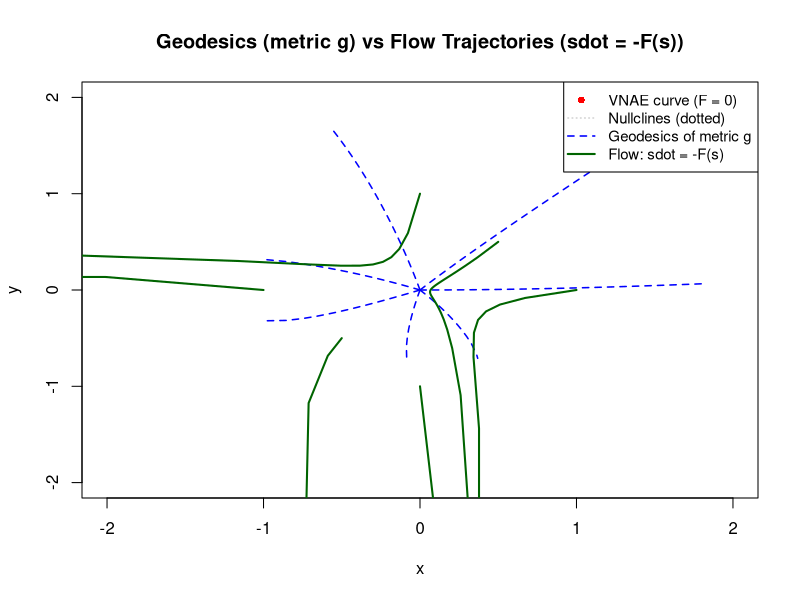

This chart was generated by the following R code:
# =============================================================================
# Geodesics and Flow Trajectories for the VNAE Model (Nonlinear Cubic Version)
# Supplementary Material: Riemannian Manifolds of Asymmetric Equilibria: Complete Geometric Structure and Curvature Signatures 
# =============================================================================
# INSTRUCTIONS: Change only the values in the "PARAMETERS" section below.
# =============================================================================

library(deSolve)

# =============================================================================
# PARAMETERS - CHANGE ONLY THESE VALUES
# =============================================================================

# Structural parameters
omega_A <- 1.0
omega_B <- 1.0
theta_A <- 4.0
theta_B <- 6.0
beta    <- 0.1

# Domain limits for plots
x_min <- -2.0
x_max <-  2.0
y_min <- -2.0
y_max <-  2.0

# =============================================================================
# DO NOT CHANGE ANYTHING BELOW THIS LINE
# =============================================================================

# -----------------------------------------------------------------------------
# Define the metric and its derivatives (via functions)
# -----------------------------------------------------------------------------
# Hessian components (depends on x,y)
H_xx <- function(x, y) 2 * x * (1 + theta_A)
H_yy <- function(x, y) 2 * y * (1 + theta_B)
H_xy <- function(x, y) 1

# Metric components
g11 <- function(x, y) 1 + beta * H_xx(x, y)
g12 <- function(x, y) beta * H_xy(x, y)
g22 <- function(x, y) 1 + beta * H_yy(x, y)

# Metric matrix as a function
metric <- function(x, y) {
  matrix(c(g11(x, y), g12(x, y), g12(x, y), g22(x, y)), nrow = 2, ncol = 2)
}

# Inverse metric
inverse_metric <- function(x, y) {
  solve(metric(x, y))
}

# -----------------------------------------------------------------------------
# Christoffel symbols via finite differences
# -----------------------------------------------------------------------------
christoffel <- function(x, y, h = 1e-5) {
  # Metric at nearby points
  g_x_plus  <- metric(x + h, y)
  g_x_minus <- metric(x - h, y)
  g_y_plus  <- metric(x, y + h)
  g_y_minus <- metric(x, y - h)
  
  dg_dx <- (g_x_plus - g_x_minus) / (2 * h)
  dg_dy <- (g_y_plus - g_y_minus) / (2 * h)
  
  # Christoffel symbols of the first kind: Γ_{kij}
  Gamma_kij <- array(0, dim = c(2, 2, 2))  # indices: k, i, j
  for (i in 1:2) {
    for (j in 1:2) {
      for (k in 1:2) {
        # dg_{ik}/dx_j
        dg_ik_dxj <- if (j == 1) dg_dx[i, k] else dg_dy[i, k]
        
        # dg_{jk}/dx_i
        dg_jk_dxi <- if (i == 1) dg_dx[j, k] else dg_dy[j, k]
        
        # dg_{ij}/dx_k
        dg_ij_dxk <- if (k == 1) dg_dx[i, j] else dg_dy[i, j]
        
        Gamma_kij[k, i, j] <- 0.5 * (dg_ik_dxj + dg_jk_dxi - dg_ij_dxk)
      }
    }
  }
  
  # Raise index to get Γ^m_{ij}
  g_inv <- inverse_metric(x, y)
  Gamma_mij <- array(0, dim = c(2, 2, 2))
  for (m in 1:2) {
    for (i in 1:2) {
      for (j in 1:2) {
        Gamma_mij[m, i, j] <- sum(g_inv[m, ] * Gamma_kij[, i, j])
      }
    }
  }
  return(Gamma_mij)
}

# -----------------------------------------------------------------------------
# Geodesic equations
# -----------------------------------------------------------------------------
geodesic_eq <- function(t, state, pars) {
  x <- state[1]
  y <- state[2]
  u <- state[3]  # dx/dt
  v <- state[4]  # dy/dt
  
  Gamma <- christoffel(x, y)
  
  du <- - (Gamma[1, 1, 1] * u^2 + 2 * Gamma[1, 1, 2] * u * v + Gamma[1, 2, 2] * v^2)
  dv <- - (Gamma[2, 1, 1] * u^2 + 2 * Gamma[2, 1, 2] * u * v + Gamma[2, 2, 2] * v^2)
  
  return(list(c(u, v, du, dv)))
}

# -----------------------------------------------------------------------------
# Flow equations: sdot = -F(s)
# -----------------------------------------------------------------------------
flow_eq <- function(t, state, pars) {
  x <- state[1]
  y <- state[2]
  dx <- -((omega_A + theta_A) * x^2 + omega_A * y)
  dy <- -((omega_B + theta_B) * y^2 + omega_B * x)
  return(list(c(dx, dy)))
}

# -----------------------------------------------------------------------------
# Find points on the VNAE manifold (equilibria)
# -----------------------------------------------------------------------------
# The manifold is defined by F=0. We'll sample and find points satisfying both.
find_vnae_points <- function(res = 200, tol = 1e-3) {
  x_vals <- seq(x_min, x_max, length.out = res)
  y_vals <- seq(y_min, y_max, length.out = res)
  points <- list()
  for (x in x_vals) {
    for (y in y_vals) {
      if (abs(F_x(x, y)) < tol && abs(F_y(x, y)) < tol) {
        points <- append(points, list(c(x, y)))
      }
    }
  }
  if (length(points) == 0) return(data.frame(x = numeric(0), y = numeric(0)))
  do.call(rbind, points)
}

# F functions (for convenience)
F_x <- function(x, y) (omega_A + theta_A) * x^2 + omega_A * y
F_y <- function(x, y) (omega_B + theta_B) * y^2 + omega_B * x

# -----------------------------------------------------------------------------
# Plotting
# -----------------------------------------------------------------------------
# Plot setup
plot(NA, xlim = c(x_min, x_max), ylim = c(y_min, y_max),
     xlab = "x", ylab = "y",
     main = "Geodesics (metric g) vs Flow Trajectories (sdot = -F(s))")

# 1. VNAE curve (equilibrium set) - plot points
vnae_pts <- find_vnae_points()
if (nrow(vnae_pts) > 0) {
  points(vnae_pts, col = "red", pch = 16, cex = 0.5)
  # Optionally, add a line if points are dense enough; but here we'll just plot points.
  # For better visualization, we can also plot the two nullclines as thin lines:
  x_seq <- seq(x_min, x_max, length.out = 200)
  y_null1 <- -((omega_A + theta_A)/omega_A) * x_seq^2
  lines(x_seq, y_null1, col = "pink", lty = 3, lwd = 1)
  y_seq <- seq(y_min, y_max, length.out = 200)
  x_null2 <- -((omega_B + theta_B)/omega_B) * y_seq^2
  lines(x_null2, y_seq, col = "lightgreen", lty = 3, lwd = 1)
}

# 2. Geodesics from the origin in different directions
angles <- seq(0, 2 * pi, length.out = 8)[-8]  # 7 angles
for (angle in angles) {
  u0 <- 0.5 * cos(angle)
  v0 <- 0.5 * sin(angle)
  # Solve geodesic from (0,0) with initial velocity (u0,v0)
  sol_geo <- try(ode(y = c(0, 0, u0, v0), times = seq(0, 5, by = 0.1),
                     func = geodesic_eq, parms = NULL), silent = TRUE)
  if (!inherits(sol_geo, "try-error")) {
    lines(sol_geo[, 2], sol_geo[, 3], col = "blue", lty = 2, lwd = 1.5)
  }
}

# 3. Flow trajectories from different initial points
initial_points <- list(c(1, 0), c(0, 1), c(-1, 0), c(0, -1), c(0.5, 0.5), c(-0.5, -0.5))
for (point in initial_points) {
  sol_flow <- try(ode(y = point, times = seq(0, 10, by = 0.1),
                      func = flow_eq, parms = NULL), silent = TRUE)
  if (!inherits(sol_flow, "try-error")) {
    lines(sol_flow[, 2], sol_flow[, 3], col = "darkgreen", lty = 1, lwd = 2)
  }
}

# Legend
legend("topright",
       legend = c("VNAE curve (F = 0)",
                  "Nullclines (dotted)",
                  "Geodesics of metric g",
                  "Flow: sdot = -F(s)"),
       col = c("red", "gray", "blue", "darkgreen"),
       lty = c(NA, 3, 2, 1),
       pch = c(16, NA, NA, NA),
       lwd = c(NA, 1, 1.5, 2),
       cex = 0.9,
       bg = "white")
